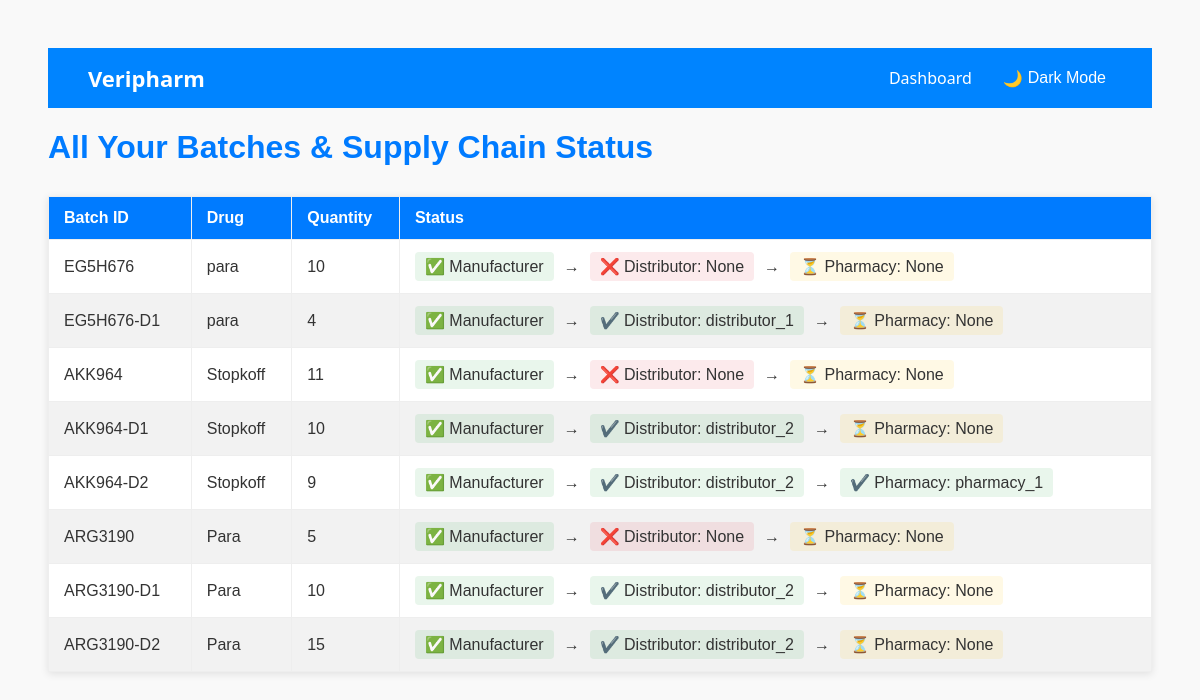
The page /manufacturer/records/ (signed in) on the database as committed earlier.
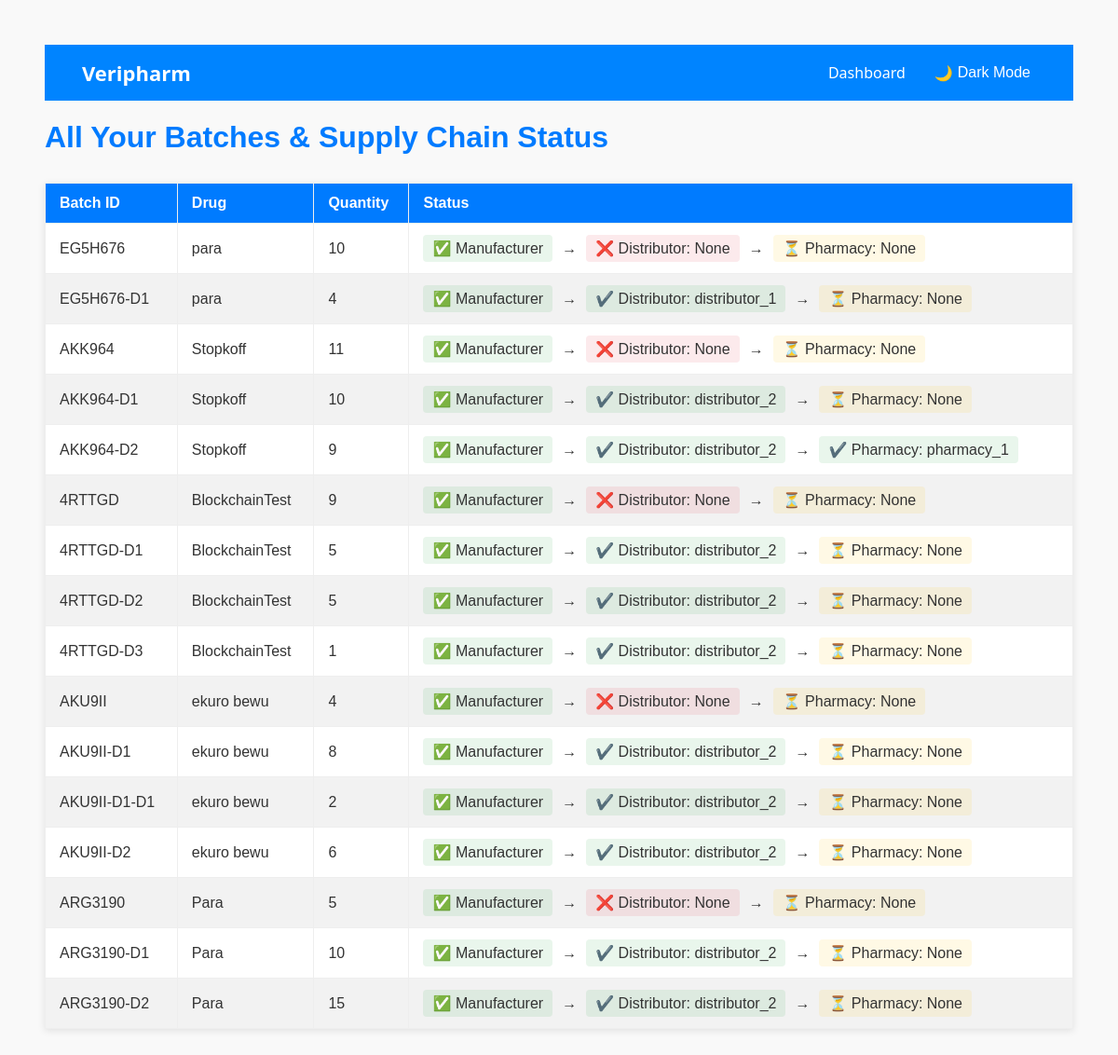
The same page on the database as committed later.
### manufacturer/models.py (models this page shows, shortened)
class Batch(models.Model):
    batch_id = models.CharField(max_length=100)
    drug_name = models.CharField(max_length=100)
    drug_category = models.CharField(max_length = 100, default = "unknown")
    manufacturer = models.ForeignKey(settings.AUTH_USER_MODEL, on_delete=models.CASCADE)
    description = models.TextField(max_length=100)
    quantity = models.IntegerField(default=0)
    quantity_left = models.IntegerField(blank=True, null=True)
    manufacture_date = models.DateField()
    expiry_date = models.DateField()
    batch_qr_code = models.ImageField(upload_to='batch_codes/', blank=True, null=True)
    batch_qr_code_string = models.CharField(max_length=255,unique=True)
    parent_batch = models.ForeignKey('self', null=True, blank=True, on_delete=models.SET_NULL, related_name='sub_batches')
    def latest_distributor(self):
        last_distribution = self.batchdistribution_set.last()
        if last_distribution and last_distribution.distributor:
            return last_distribution.distributor.username
        else:
            return "None"
    def latest_pharmacy(self):
        last_pharmacy = self.pharmacydistribution_set.last()
        if last_pharmacy and last_pharmacy.pharmacy:
            return last_pharmacy.pharmacy.username
        else:
            return "None"

class BatchDistribution(models.Model):
    batch = models.ForeignKey(Batch, on_delete=models.CASCADE)
    distributor = models.ForeignKey(settings.AUTH_USER_MODEL, on_delete=models.CASCADE, limit_choices_to={'role': 'distributor'})
    quantity_sent = models.IntegerField()
    distribution_date = models.DateField(auto_now_add=True)
    verified = models.BooleanField(default=False)

### accounts/models.py (models this page shows, shortened)
class CustomUser(AbstractBaseUser, PermissionsMixin):
    ROLE_CHOICES = [
        ('consumer', 'Consumer'),
        ('manufacturer', 'Manufacturer'),
        ('distributor', 'Distributor'),
        ('pharmacist', 'Pharmacist'),
        ('admin', 'Admin'),
    ]
    username = models.CharField(max_length=150, unique=True)
    full_name = models.CharField(max_length=100)
    role = models.CharField(max_length=20, choices=ROLE_CHOICES, default='consumer')
    is_active = models.BooleanField(default=True)
    is_staff = models.BooleanField(default=False)
    date_joined = models.DateTimeField(default=timezone.now)
    objects = CustomUserManager()
    USERNAME_FIELD = 'username'
    REQUIRED_FIELDS = ['full_name', 'role']

### distributor/models.py (models this page shows, shortened)
class PharmacyDistribution(models.Model):
    batch = models.ForeignKey(Batch, on_delete=models.CASCADE)
    distributor = models.ForeignKey(settings.AUTH_USER_MODEL, on_delete=models.CASCADE, limit_choices_to={'role': 'distributor'})
    pharmacy = models.ForeignKey(settings.AUTH_USER_MODEL, on_delete=models.CASCADE, related_name='pharmacy_distributions', limit_choices_to={'role': 'pharmacist'})
    quantity_sent = models.PositiveIntegerField()
    sent_date = models.DateTimeField(auto_now_add=True)
    verified = models.BooleanField(default=False)

### manufacturer/views.py (the view)
# urls.py: path('records/', views.manufacturer_records, name='records'),
def manufacturer_records(request):
    batches = Batch.objects.filter(manufacturer=request.user).order_by('-manufacture_date')
    records = []
    for batch in batches:
        status = {
            'batch': batch,
            'sent_to_distributor': False,
            'sent_to_pharmacy': False,
            'distributor_verified': False,
            'pharmacy_verified': False,
        }
        dist = BatchDistribution.objects.filter(batch=batch).first()
        if dist:
            status['sent_to_distributor'] = True
            status['distributor_verified'] = getattr(dist, 'verified', False)
            pharmacy_dist = PharmacyDistribution.objects.filter(batch=batch).first()
            if pharmacy_dist:
                status['sent_to_pharmacy'] = True
                status['pharmacy_verified'] = getattr(pharmacy_dist, 'verified', False)
        records.append(status)
    context = {"records" : records,}
    return render(request,"manufacturer/records.html",context=context)

### manufacturer/templates/manufacturer/records.html (shortened to what this page needs)
<!DOCTYPE html>
<html>
  <head>
  </head>
  <body>
    <nav class="navbar">
      <div class="navbar-logo">Veripharm</div>
      <div class="navbar-links">
        <a href="{% url 'manufacturer:dashboard' %}">Dashboard</a>
      <button class="dark-mode-toggle" id="darkModeToggle">
          <span id="darkModeIcon">🌙</span> Dark Mode
        </button>
      </div>
    </nav>
    <h1>All Your Batches & Supply Chain Status</h1>
    <table>
      <thead>
        <tr>
          <th>Batch ID</th>
          <th>Drug</th>
          <th>Quantity</th>
          <th>Status</th>
        </tr>
      </thead>
      <tbody>
        {% for rec in records %}
        <tr>
          <td>{{ rec.batch.batch_id }}</td>
          <td>{{ rec.batch.drug_name }}</td>
          <td>{{ rec.batch.quantity_left }}</td>
          <td>
            <div class="supply-line">
              <span class="step manufacturer">✅ Manufacturer</span>
              <span class="arrow">→</span>
              <span class="step {% if rec.sent_to_distributor %}distributor-done{% else %}distributor-pending{% endif %}">
                {% if rec.sent_to_distributor %}
                  ✔️ Distributor: {{ rec.batch.latest_distributor }}
                {% else %}
                  ❌ Distributor: {{ rec.batch.latest_distributor }}
                {% endif %}
              </span>
              <span class="arrow">→</span>
              <span class="step {% if rec.sent_to_pharmacy %}pharmacy-done{% else %}pharmacy-pending{% endif %}">
                {% if rec.sent_to_pharmacy %}
                  ✔️ Pharmacy: {{ rec.batch.latest_pharmacy }}
                {% else %}
                  ⏳ Pharmacy: {{ rec.batch.latest_pharmacy }}
                {% endif %}
              </span>
            </div>
          </td>
        </tr>
        {% endfor %}
      </tbody>
    </table>
  </body>
</html>

Rows that differ between the two databases and show on the page:
added Batch: batch.batch_id "4RTTGD", batch.drug_name "BlockchainTest", batch.quantity_left "9", batch.latest_distributor "None", batch.latest_pharmacy "None"
added Batch: batch.batch_id "4RTTGD-D1", batch.drug_name "BlockchainTest", batch.quantity_left "5", batch.latest_distributor "distributor_2", batch.latest_pharmacy "None"
added Batch: batch.batch_id "4RTTGD-D2", batch.drug_name "BlockchainTest", batch.quantity_left "5", batch.latest_distributor "distributor_2", batch.latest_pharmacy "None"
added Batch: batch.batch_id "4RTTGD-D3", batch.drug_name "BlockchainTest", batch.quantity_left "1", batch.latest_distributor "distributor_2", batch.latest_pharmacy "None"
added Batch: batch.batch_id "AKU9II", batch.drug_name "ekuro bewu", batch.quantity_left "4", batch.latest_distributor "None", batch.latest_pharmacy "None"
added Batch: batch.batch_id "AKU9II-D1", batch.drug_name "ekuro bewu", batch.quantity_left "8", batch.latest_distributor "distributor_2", batch.latest_pharmacy "None"
added Batch: batch.batch_id "AKU9II-D1-D1", batch.drug_name "ekuro bewu", batch.quantity_left "2", batch.latest_distributor "distributor_2", batch.latest_pharmacy "None"
added Batch: batch.batch_id "AKU9II-D2", batch.drug_name "ekuro bewu", batch.quantity_left "6", batch.latest_distributor "distributor_2", batch.latest_pharmacy "None"
